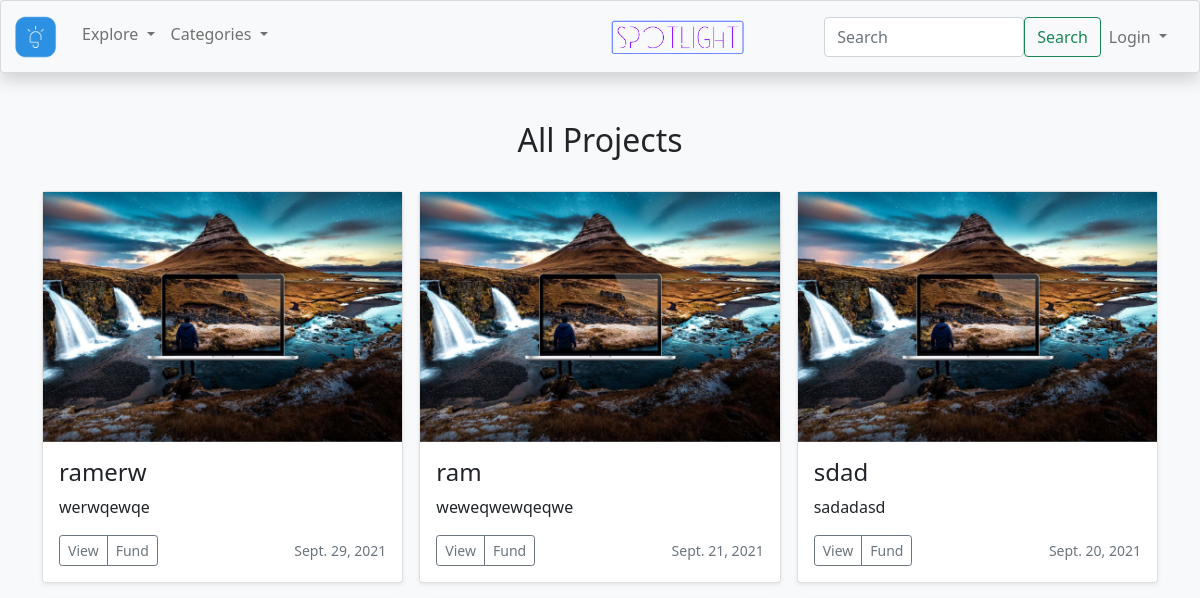
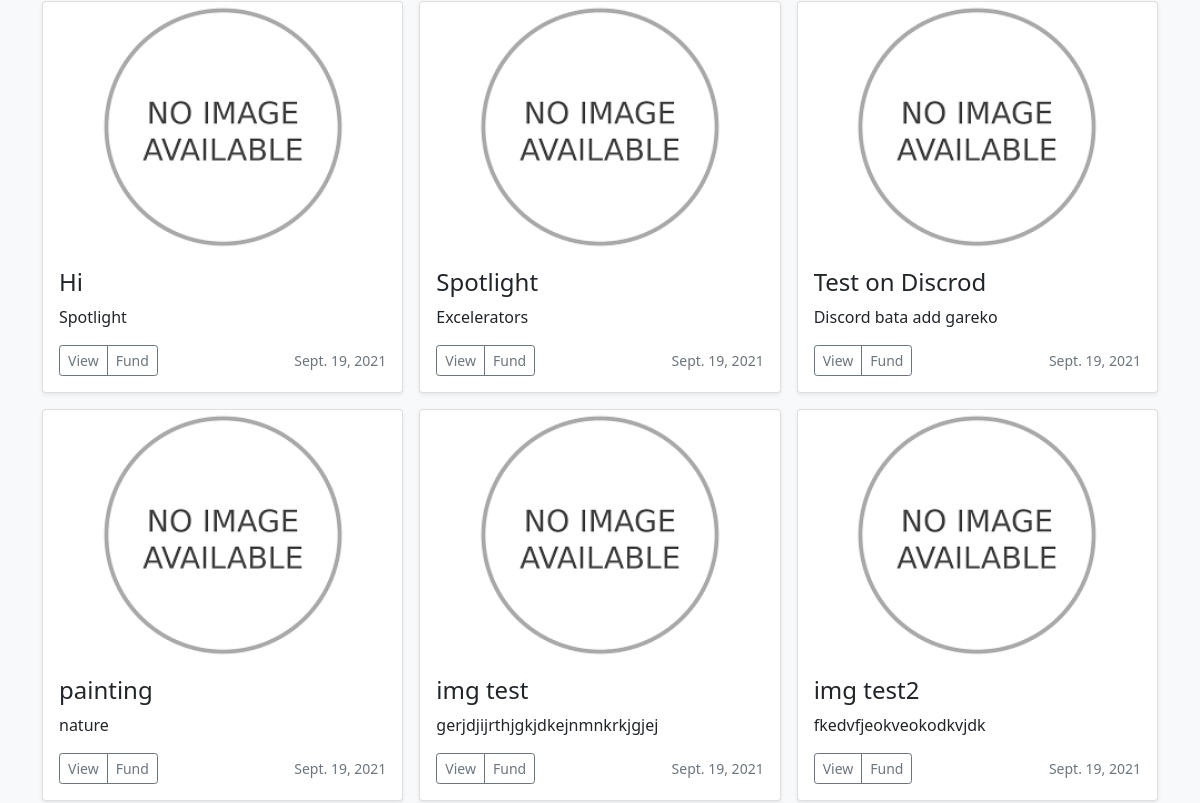
Before: /creator/projects/ (upper part) with the older database file (2 pictures, top to bottom).
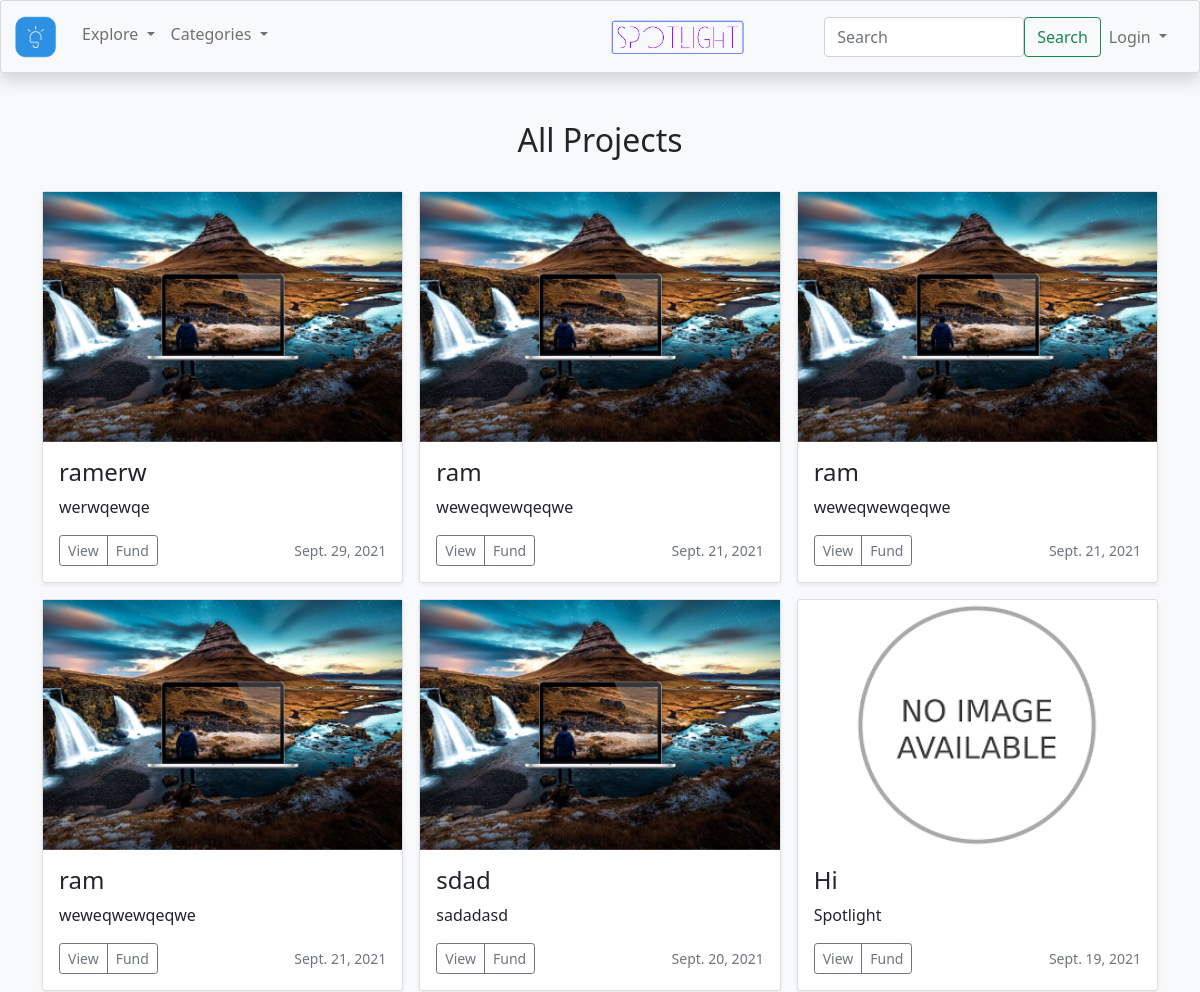
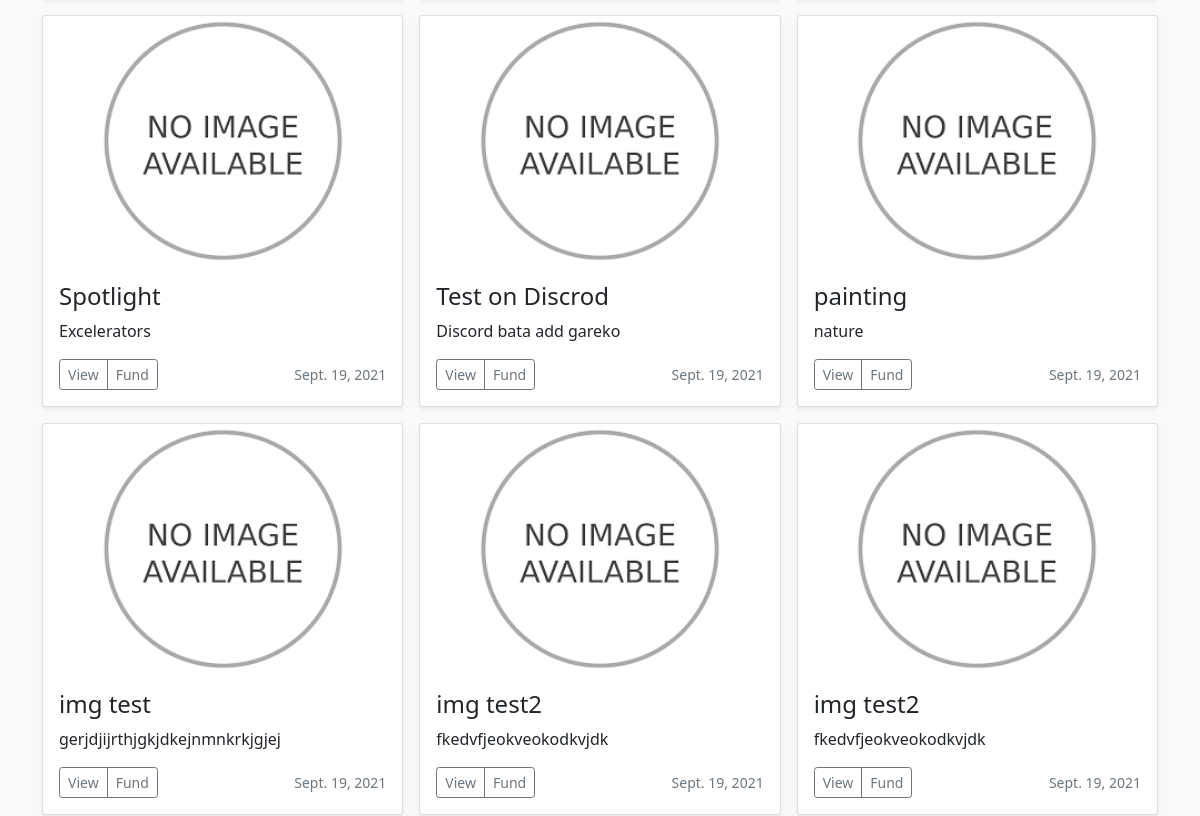
After: the same page with the newer database file (2 pictures, top to bottom).
### creator/models.py (models this page shows)
class creator_Basic(models.Model):
    title = models.CharField(max_length=25)
    category = models.CharField(max_length=100)
    reciepient = models.CharField(max_length=100)
    description=models.TextField()
    image = models.ImageField(upload_to='media/static/img')
    FundingGoal=models.IntegerField(default='0')
    TargetLaunchDate = models.DateField(default= now, blank=True)

### creator/views.py (the view)
# urls.py: path('projects/',views.Projects_view,name = "projects"),
def Projects_view(request):
    data = creator_Basic.objects.all().order_by('-TargetLaunchDate')
    return render(request, "view_all_projects.html", {"projects": data})

### templates/view_all_projects.html (shortened to what this page needs)
{% extends 'base.html' %}
{% block content %}
  <div class="album py-5 bg-light">
    <div class="container">
      <div class="row row-cols-12 row-cols-sm-12 row-cols-md-12 g-3 mb-4 text-center">
      <h2>All Projects</h2>
      </div>
      <div class="row row-cols-1 row-cols-sm-2 row-cols-md-3 g-3">
        {% for pr in projects %}
            <div class="col">
            <div class="card shadow-sm">
              <div class="overflow-hidden container center" style="height: 250px; display: flex; justify-content: center;">
                {% if pr.image %}
                  <img src="{{pr.image.url}}" >
                {% endif %}
                {% if not pr.image %}
                  <img src="static/img/no image.png">
                {% endif %}
              </div>
              <div class="card-body">
              <h4>{{pr.title}}</h4>
                <p class="card-text">{{pr.description}}</p>
                <div class="d-flex justify-content-between align-items-center">
                  <div class="btn-group">
                    <a href="/creator/project/{{pr.id}}" class="btn btn-sm btn-outline-secondary">
                      View
                    </a>
                    <a href="/investor/investor" class="btn btn-sm btn-outline-secondary">
                      Fund
                    </a>
                  </div>
                  <small class="text-muted">{{pr.TargetLaunchDate}}</small>
                </div>
              </div>
            </div>
          </div>
        {% endfor %}
      </div>
    </div>
  </div>
{% endblock %}

Changed rows visible on the page:
added creator_Basic: image (picture), title "ram", description "weweqwewqeqwe", TargetLaunchDate "Sept. 21, 2021"
added creator_Basic: image (picture), title "ram", description "weweqwewqeqwe", TargetLaunchDate "Sept. 21, 2021"
now on this page (row unchanged): creator_Basic: title "img test2", description "fkedvfjeokveokodkvjdk", TargetLaunchDate "Sept. 19, 2021"
